Frame 1 (no input): blank canvas, image omitted
Frame 60 (no input): blank canvas, image omitted
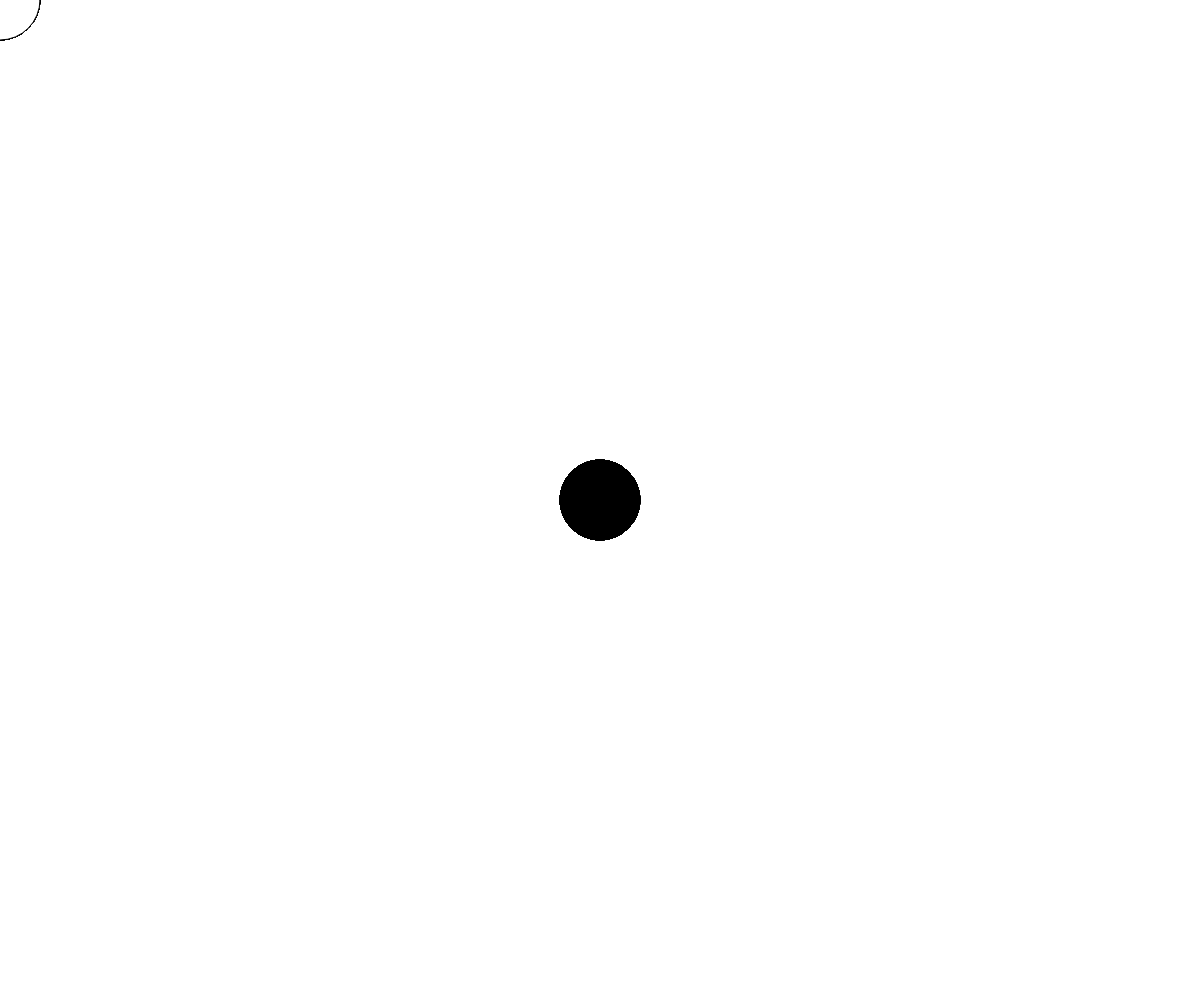
Frame 120 (the mouse pressed at the canvas centre since frame 60)

The p5.js sketch whose frames 1 and 60 were blank and that drew this single picture after the mouse press (run headless with seeded random() and noise() and a simulated clock; from frame 60 on, the mouse is pressed at the canvas centre):

// p5.js sketch
// ── sketch.js
function setup() {
    createCanvas(windowWidth, windowHeight);
  }
  
  function draw() {
    if (mouseIsPressed) {
      fill(0);
    } else {
      fill(255);
    }
    ellipse(mouseX, mouseY, 80, 80);
  }

// ── page.html
<!DOCTYPE html>
<html lang="en">
  <head>
    <meta charset="UTF-8">
    <meta name="viewport" content="width=device-width, initial-scale=1.0">
    <meta http-equiv="X-UA-Compatible" content="ie=edge">
    <title>My Website</title>
    <link rel="stylesheet" href="./style.css">
    <link rel="icon" href="./favicon.ico" type="image/x-icon">
    <script src="https://cdn.jsdelivr.net/npm/p5@1.9.0/lib/p5.js"></script>
    <script src="sketch.js"></script>
  </head>
  <body>
    <main>
        <h1>Welcome to My Website</h1>

    </main>
	<script src="index.js"></script>
  </body>
</html>
